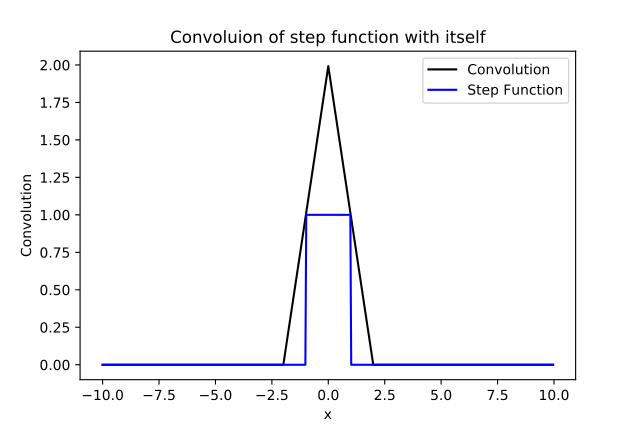

Recreate this plot in Python.
"""
Author: Pruthvi Suryadevara
Email:  pruthvi.suryadevara@tifr.res.in
Finding convolution of box function with itself

"""

import numpy as np
import matplotlib.pyplot as plt
import numpy.fft as ft


def f(x):                             # Defining Step Function
    y = np.zeros(len(x))
    for i in range(len(x)):
        if x[i] < 1 and x[i] > -1:
            y[i] = 1
        else:
            y[i] = 0
    return(y)


n = 512
x = np.linspace(-10, 10, n+1)[0:n]
y = f(x)
k = ft.fft(y, norm='ortho')                         # Taking FFT
k = k**2
conv = (x[1]-x[0])*np.sqrt(n)*ft.fftshift(ft.ifft(k, norm='ortho'))

plt.plot(x, np.real(conv), 'k', label="Convolution")
plt.plot(x, y, 'b', label="Step Function")
plt.xlabel("x")
plt.ylabel("Convolution")
plt.title("Convoluion of step function with itself")
plt.legend()
plt.show()
